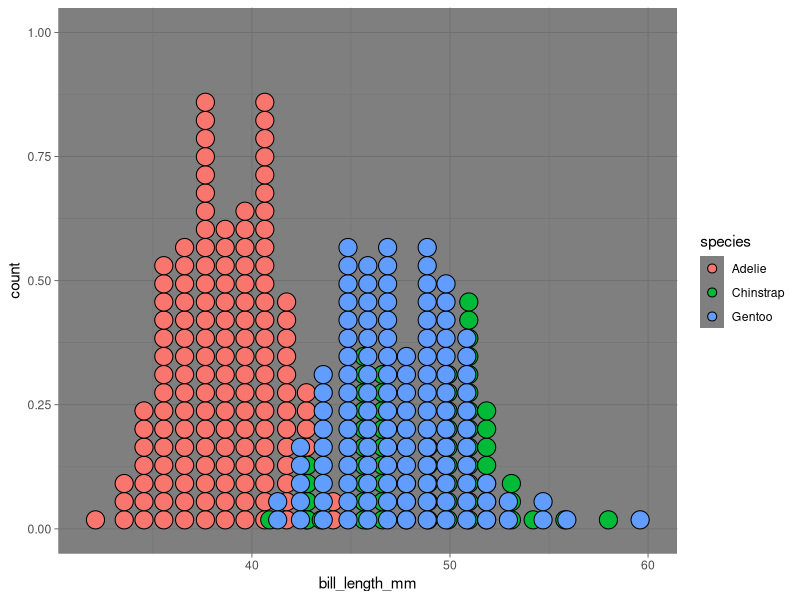
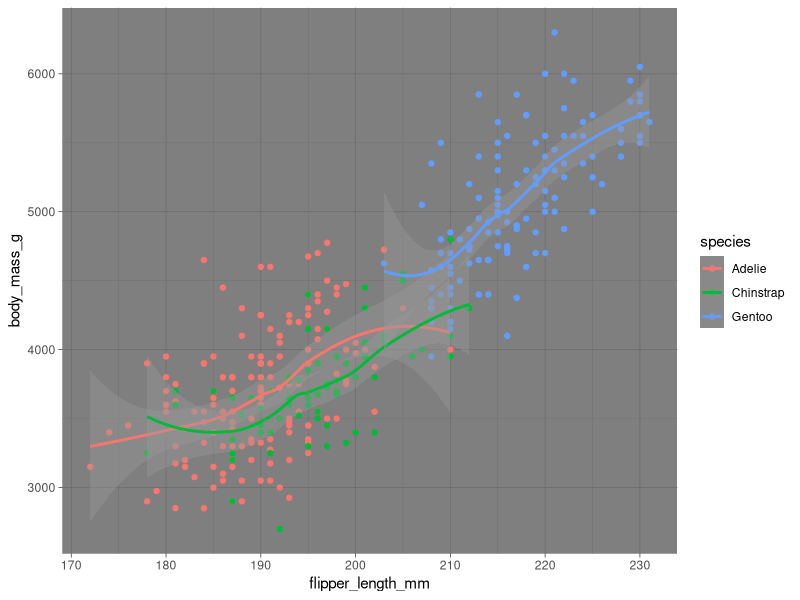
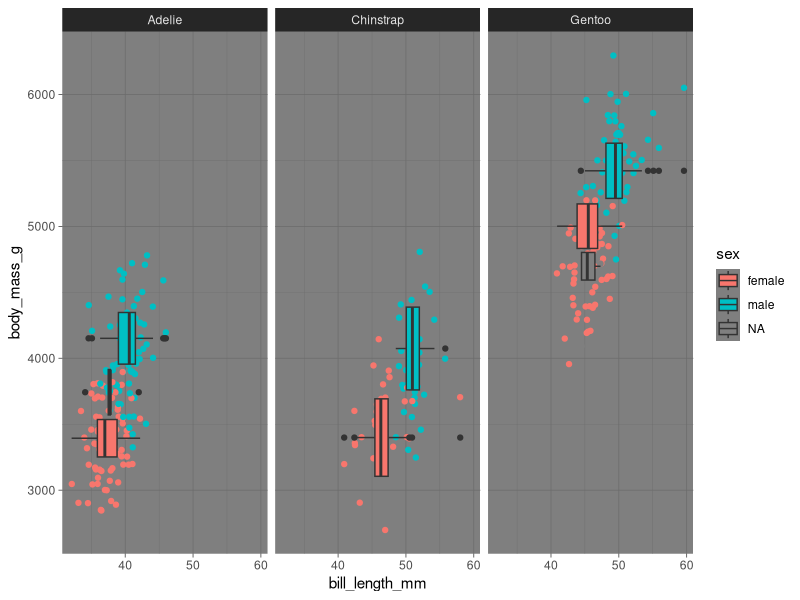

Write the R code that produced these figures, in order.
## ---- chunk 1
knitr::opts_chunk$set(echo = TRUE)
library(palmerpenguins)
library(tidyverse)
## ---- chunk 2
penguins
colnames(penguins)
## ---- chunk 3
ggplot(data = penguins) +
  geom_dotplot(mapping = aes(x = bill_length_mm, fill = species)) +
  theme_dark()
## ---- chunk 4
ggplot(data = penguins, mapping = aes(x = flipper_length_mm, y = body_mass_g, color = species)) +
   geom_point() +
  geom_smooth() +
  theme_dark() 
## ---- chunk 5
   ggplot(data = penguins, mapping = aes(x=body_mass_g, y=bill_length_mm, fill=sex)) +
  geom_jitter(aes(color = sex)) +
  geom_boxplot() +
  coord_flip() +
  facet_wrap(~species) +
  theme_dark()
